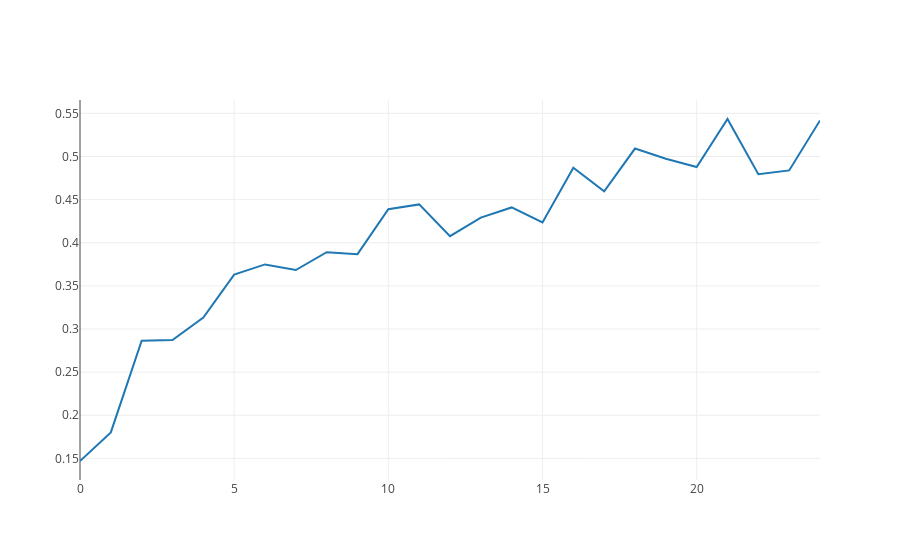

The notebook cell this image was saved under:
### Code cell
# noexport

plot_response_rate_since_last_impression_per_hour()

### Figure 1 — Plotly figure (JSON) as saved in the notebook; plotly's stock layout.template omitted (floating-point values rounded to 4 significant figures)
{"data": [{"type": "scatter", "uid": "394f86e1-a0b3-43d0-a6a3-847daf8abb75", "x": [0, 1, 2, 3, 4, 5, 6, 7, 8, 9, 10, 11, 12, 13, 14, 15, 16, 17, 18, 19, 20, 21, 22, 23, 24], "y": [0.147, 0.1801, 0.2865, 0.2872, 0.3133, 0.363, 0.3749, 0.3684, 0.3891, 0.3868, 0.4388, 0.4444, 0.4076, 0.4291, 0.4409, 0.4236, 0.4869, 0.4596, 0.5092, 0.4973, 0.4877, 0.5435, 0.4795, 0.4839, 0.5418]}], "layout": {}}
